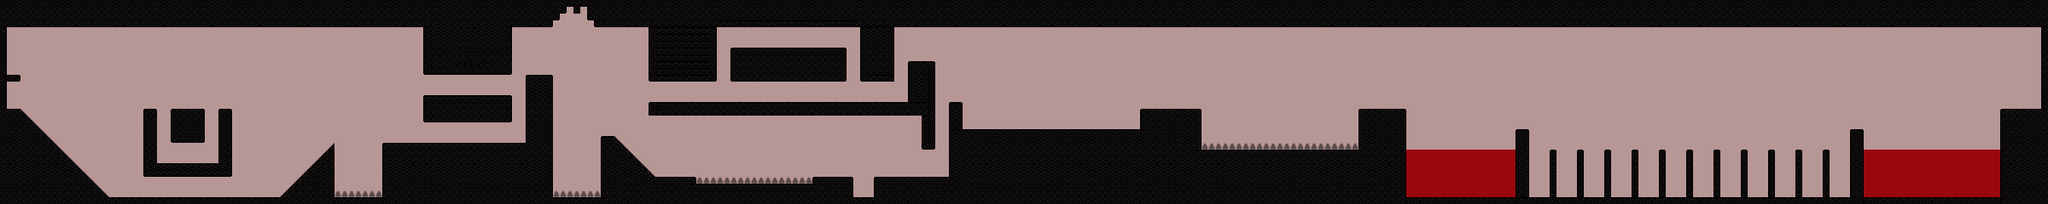

Rendered tile map (Tiled .tmx) drawn with the repository's tilesets; below, a short description and the map source with its tile grids summarised:
An orthogonal 300x30 tile map with 8x8 px tiles, 2 tile layers (Hazard, Ground) and 23 objects.

<map version="1.0" orientation="orthogonal" renderorder="left-up" width="300" height="30" tilewidth="8" tileheight="8" backgroundcolor="#b79696" nextobjectid="1">
 <properties>
  <property name="unity:scale" value=".125" />
 </properties>
 <tileset firstgid="1" name="Basic_tiles" tilewidth="8" tileheight="8" tilecount="2500" columns="50">
  <image source="../Art/8BIT_TILES.png" width="400" height="400" />
  <tile id="55">
   <objectgroup draworder="index">
    <object id="3" x="0" y="0" width="8" height="8" />
   </objectgroup>
  </tile>
  <tile id="57">
   <objectgroup draworder="index">
    <object id="16" x="0" y="0" width="8" height="8" />
   </objectgroup>
  </tile>
  <tile id="59">
   <objectgroup draworder="index">
    <object id="2" x="0" y="0" width="8" height="8" />
   </objectgroup>
  </tile>
  <tile id="67">
   <objectgroup draworder="index">
    <object id="3" x="0" y="0" width="8" height="8" />
   </objectgroup>
  </tile>
  <tile id="69">
   <objectgroup draworder="index">
    <object id="4" x="0" y="0" width="8" height="8" />
   </objectgroup>
  </tile>
  <tile id="155">
   <objectgroup draworder="index">
    <object id="2" x="0" y="0" width="8" height="8" />
   </objectgroup>
  </tile>
  <tile id="157">
   <objectgroup draworder="index">
    <object id="5" x="0" y="0" width="8" height="8" />
   </objectgroup>
  </tile>
  <tile id="159">
   <objectgroup draworder="index">
    <object id="4" x="0" y="0" width="8" height="8" />
   </objectgroup>
  </tile>
  <tile id="161">
   <objectgroup draworder="index">
    <object id="3" x="0" y="0" width="8" height="8" />
   </objectgroup>
  </tile>
  <tile id="163">
   <objectgroup draworder="index">
    <object id="3" x="0" y="0" width="8" height="8" />
   </objectgroup>
  </tile>
  <tile id="255">
   <objectgroup draworder="index">
    <object id="2" x="0" y="0" width="8" height="8" />
   </objectgroup>
  </tile>
  <tile id="257">
   <objectgroup draworder="index">
    <object id="2" x="0" y="0" width="8" height="8" />
   </objectgroup>
  </tile>
  <tile id="259">
   <objectgroup draworder="index">
    <object id="2" x="0" y="0" width="8" height="8" />
   </objectgroup>
  </tile>
  <tile id="355">
   <objectgroup draworder="index">
    <object id="2" x="0" y="0" width="8" height="8" />
   </objectgroup>
  </tile>
  <tile id="357">
   <objectgroup draworder="index">
    <object id="2" x="0" y="0" width="8" height="8" />
   </objectgroup>
  </tile>
  <tile id="359">
   <objectgroup draworder="index">
    <object id="7" x="0" y="0" width="8" height="8" />
   </objectgroup>
  </tile>
  <tile id="455">
   <objectgroup draworder="index">
    <object id="3" x="0" y="0" width="8" height="8" />
   </objectgroup>
  </tile>
  <tile id="457">
   <objectgroup draworder="index">
    <object id="2" x="0" y="0" width="8" height="8" />
   </objectgroup>
  </tile>
  <tile id="459">
   <objectgroup draworder="index">
    <object id="4" x="0" y="0" width="8" height="8" />
   </objectgroup>
  </tile>
  <tile id="467">
   <objectgroup draworder="index">
    <object id="1" x="0" y="0" width="8" height="8" />
   </objectgroup>
  </tile>
  <tile id="555">
   <objectgroup draworder="index">
    <object id="5" x="0" y="0" width="8" height="8" />
   </objectgroup>
  </tile>
  <tile id="557">
   <objectgroup draworder="index">
    <object id="2" x="0" y="0">
     <polygon points="0,0 8,8 0,8" />
    </object>
   </objectgroup>
  </tile>
  <tile id="559">
   <objectgroup draworder="index">
    <object id="2" x="8" y="0">
     <polygon points="0,0 0,8 -8,8" />
    </object>
   </objectgroup>
  </tile>
 </tileset>
 <layer name="Hazard" width="300" height="30">
  <data>[9000 cells, 54 non-empty, 1 distinct tile ids]</data>
 </layer>
 <layer name="Ground" width="300" height="30">
  <properties>
   <property name="unity:layer" value="Ground" />
   <property name="unity:tag" value="Ground" />
  </properties>
  <data>[9000 cells, 3746 non-empty, 16 distinct tile ids]</data>
 </layer>
</map>